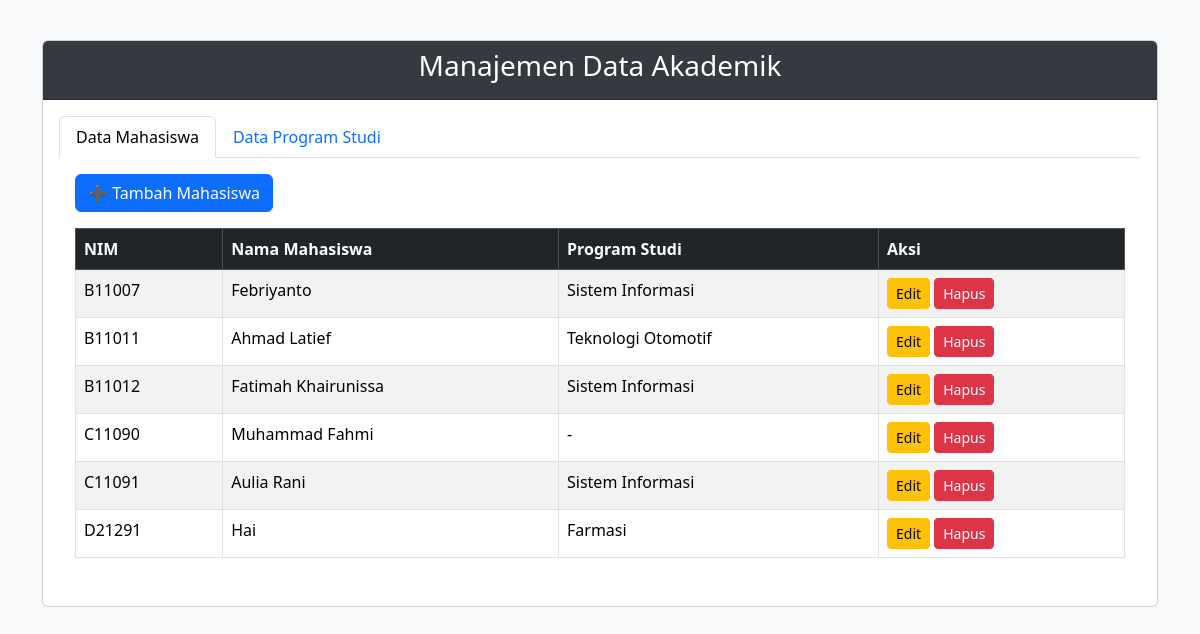
The page / on the database its author committed.
### tables this page shows
CREATE TABLE `mahasiswa` (
  `nim` varchar(7) NOT NULL,
  `nama_mahasiswa` varchar(100) NOT NULL,
  `kode_prodi` varchar(2) NOT NULL
);

CREATE TABLE `program_studi` (
  `kode_prodi` varchar(2) NOT NULL,
  `nama_prodi` varchar(30) NOT NULL,
  `akreditasi` varchar(1) NOT NULL
);

### index.php (the view, shortened to what this page needs)
<?php
include 'koneksi.php';
$query_mahasiswa = "SELECT m.nim, m.nama_mahasiswa, ps.nama_prodi, ps.akreditasi
                    FROM mahasiswa m
                    LEFT JOIN program_studi ps ON m.kode_prodi = ps.kode_prodi
                    ORDER BY m.nim ASC";
$result_mahasiswa = mysqli_query($koneksi, $query_mahasiswa);
?>
<!DOCTYPE html>
<html lang="id">
<head>
    <link href="https://cdn.jsdelivr.net/npm/bootstrap@5.3.3/dist/css/bootstrap.min.css" rel="stylesheet">
</head>
<body>
    <div class="container">
        <div class="card">
            <div class="card-header text-center">
                <h3>Manajemen Data Akademik</h3>
            </div>
            <div class="card-body">
                <ul class="nav nav-tabs" id="myTab" role="tablist">
                    <li class="nav-item" role="presentation">
                        <button class="nav-link active" id="mahasiswa-tab" data-bs-toggle="tab" data-bs-target="#mahasiswa-tab-pane" type="button" role="tab" aria-controls="mahasiswa-tab-pane" aria-selected="true">Data Mahasiswa</button>
                    </li>
                    <li class="nav-item" role="presentation">
                        <button class="nav-link" id="prodi-tab" data-bs-toggle="tab" data-bs-target="#prodi-tab-pane" type="button" role="tab" aria-controls="prodi-tab-pane" aria-selected="false">Data Program Studi</button>
                    </li>
                </ul>
                <div class="tab-content" id="myTabContent">
                    <div class="tab-pane fade show active" id="mahasiswa-tab-pane" role="tabpanel" aria-labelledby="mahasiswa-tab" tabindex="0">
                        <div class="p-3">
                            <a href="tambah.php" class="btn btn-primary mb-3">➕ Tambah Mahasiswa</a>
                            <table class="table table-striped table-bordered">
                                <thead class="table-dark">
                                    <tr>
                                        <th>NIM</th>
                                        <th>Nama Mahasiswa</th>
                                        <th>Program Studi</th>
                                        <th>Aksi</th>
                                    </tr>
                                </thead>
                                <tbody>
                                    <?php while ($row = mysqli_fetch_assoc($result_mahasiswa)) : ?>
                                        <tr>
                                            <td><?= htmlspecialchars($row['nim']) ?></td>
                                            <td><?= htmlspecialchars($row['nama_mahasiswa']) ?></td>
                                            <td><?= $row['nama_prodi'] ? htmlspecialchars($row['nama_prodi']) : '-' ?></td>
                                            <td>
                                                <a href="edit.php?nim=<?= $row['nim'] ?>" class="btn btn-warning btn-sm">Edit</a>
                                                <a href="hapus.php?nim=<?= $row['nim'] ?>" class="btn btn-danger btn-sm" onclick="return confirm('Yakin ingin menghapus data ini?')">Hapus</a>
                                            </td>
                                        </tr>
                                    <?php endwhile; ?>
                                </tbody>
                            </table>
                        </div>
                    </div>
                </div>
            </div>
        </div>
    </div>
</body>
</html>

### index.php (style rules this page uses)
body { background-color: #f8f9fa; }
.container { margin-top: 40px; }
.card-header { background-color: #343a40; color: white; }

### rows shown on the page
mahasiswa: nim "B11007", nama_mahasiswa "Febriyanto", kode_prodi.nama_prodi "Sistem Informasi"
mahasiswa: nim "B11011", nama_mahasiswa "Ahmad Latief", kode_prodi.nama_prodi "Teknologi Otomotif"
mahasiswa: nim "B11012", nama_mahasiswa "Fatimah Khairunissa", kode_prodi.nama_prodi "Sistem Informasi"
mahasiswa: nim "C11090", nama_mahasiswa "Muhammad Fahmi"
mahasiswa: nim "C11091", nama_mahasiswa "Aulia Rani", kode_prodi.nama_prodi "Sistem Informasi"
mahasiswa: nim "D21291", nama_mahasiswa "Hai", kode_prodi.nama_prodi "Farmasi"
